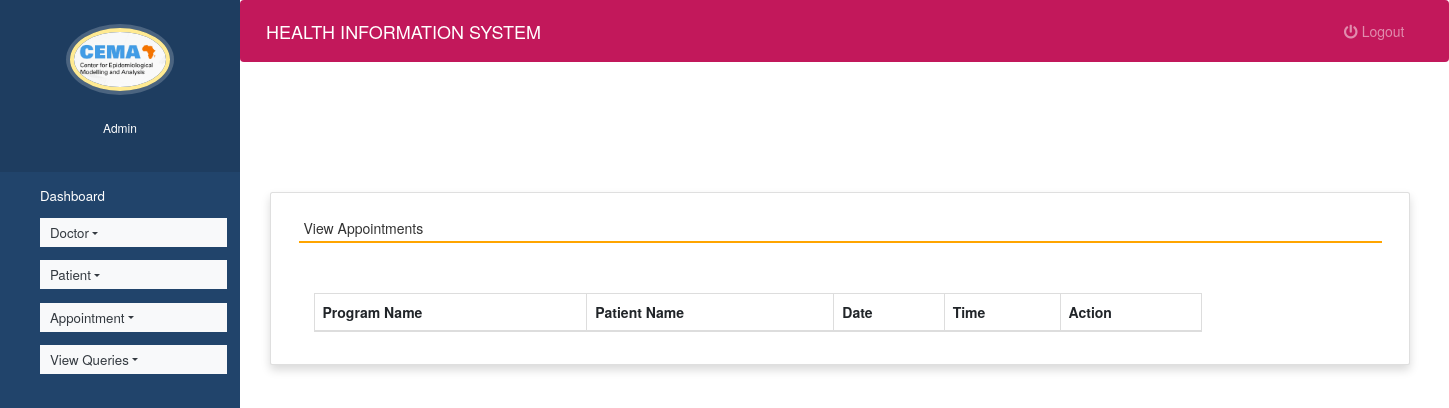
Page /view_appointment (signed in) on the earlier database version.
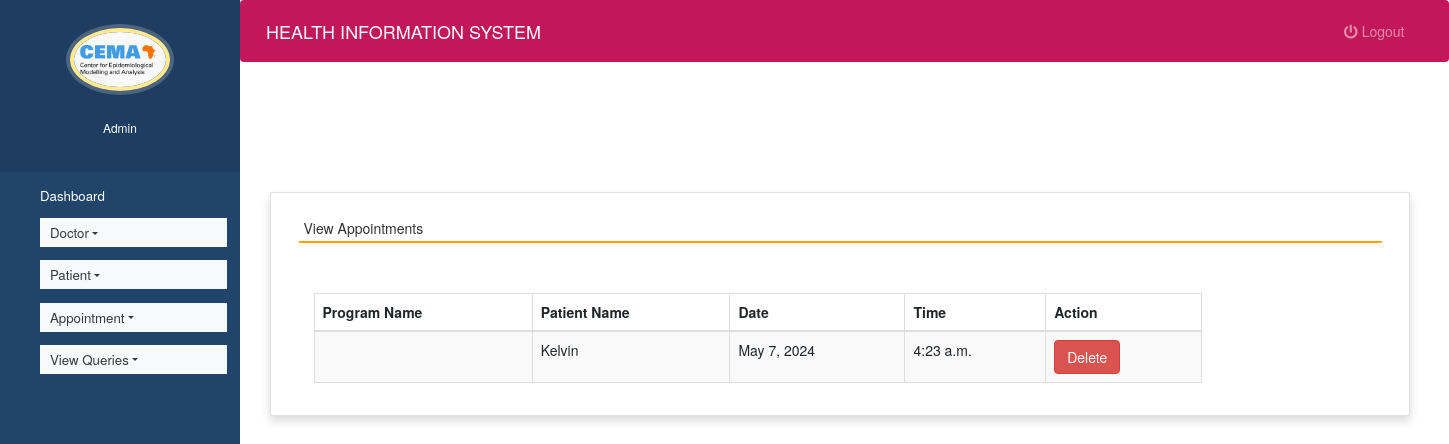
Same page on the later database version.
### health/models.py (models this page shows, shortened)
class Appointment(models.Model):
    doctor = models.ForeignKey(Doctor,on_delete=models.CASCADE)
    patient = models.ForeignKey(Patient, on_delete=models.CASCADE)
    date1 = models.DateField()
    time1 = models.TimeField()

class Patient(models.Model):
    name = models.CharField(max_length=50)
    gender = models.CharField(max_length=10)
    mobile = models.IntegerField(null=True)
    address = models.CharField(max_length=50)
    def __str__(self):
       return self.name;

### health/views.py (the view)
# urls.py: path('view_appointment', view_appointment, name='view_appointment'),
def view_appointment(request):
    if not request.user.is_staff:
        return redirect('login')
    appointment = Appointment.objects.all()
    d = {'appointment':appointment}
    return render(request,'view_appointment.html', d)

### health/templates/view_appointment.html (shortened to what this page needs)
{% extends 'admin_nav.html' %}
{% load static %}
{% block content %}
<link rel="stylesheet" href="https://maxcdn.bootstrapcdn.com/bootstrap/3.4.1/css/bootstrap.min.css">
  <link rel="stylesheet" href="https://cdnjs.cloudflare.com/ajax/libs/font-awesome/4.7.0/css/font-awesome.min.css">
  <link rel="stylesheet" href="https://use.fontawesome.com/releases/v5.6.3/css/all.css">
<br><br><br><br>
<div class="container card shadow m-5">
    <div class="card-body">
        <h5 class="p-2" style="border-bottom: 2px solid orange">View Appointments</h5>
		<div class="container mt-5">
		<table id="example" class="table table-striped table-bordered table-sm" style="width:80%">
			<thead>
				<tr>
					<th>Program Name</th>
					<th>Patient Name</th>
                    <th>Date</th>
					<th>Time</th>
					<th>Action</th>
				</tr>
			</thead>
			<tbody>
            {% for i in appointment %}
			<tr>
				<td>{{i.program}}</td>
				<td>{{i.patient}}</td>
				<td>{{i.date1}}</td>
				<td>{{i.time1}}</td>
				<td><a href="{% url 'delete_appointment' i.id %}" onclick="return confirm('Are you ready to delete this record ?')" class="btn btn-danger">Delete</a></td>
			</tr>
			{% endfor %}
			</tbody>
		</table>
	 </div>
	</div>
</div>
{% endblock content %}

Differences in the rows shown:
added Appointment: patient "Kelvin", date1 "May 7, 2024", time1 "4:23 a.m."
